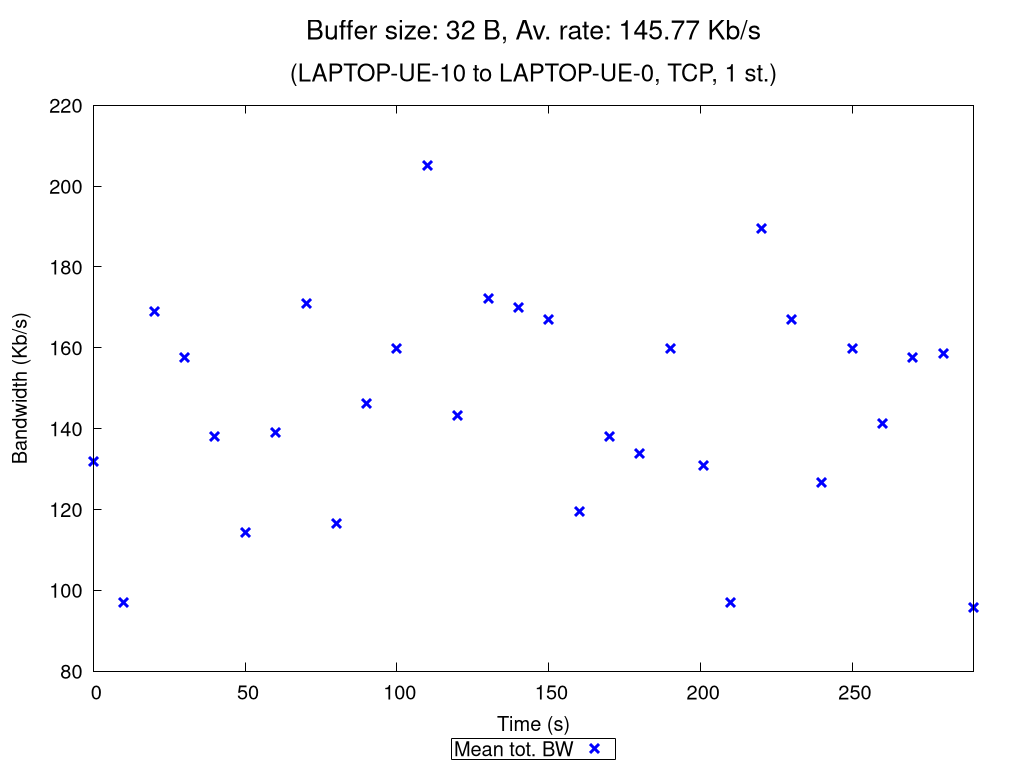

Generate this figure with gnuplot:
set terminal pngcairo nocrop enhanced size 1024,768 font "Verdana,15"
set output "TCP_1_st_2020_11_17_13-00-49_two2one_00032B.png"

set title "{/=20 Buffer size: 32 B, Av. rate: 145.77 Kb/s}\n\n{/=18 (LAPTOP-UE-10 to LAPTOP-UE-0, TCP, 1 st.)}"

set xlabel "Time (s)"
set ylabel "Bandwidth (Kb/s)"
set ytics nomirror
set key bmargin center horizontal box samplen 1 width -1
set bmargin 4.6
set rmargin 4.5

rf = 1000.0  # rate factor
set style fill transparent solid 0.2 noborder
set autoscale xfix
plot "TCP_1_st_2020_11_17_13-00-49_two2one_00032B_iperf_processed.dat" using 1:($2/rf-$3/rf):($2/rf+$3/rf) with filledcurves lc rgb "blue" notitle, \
     "" using 1:($2/rf) with points pt 2 ps 1.5 lw 3 lc rgb "blue" title "Mean tot. BW", \
